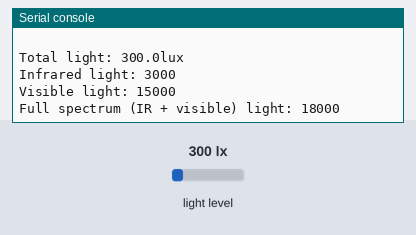
A program run on a simulated CircuitPython board. On the bench: the last lines printed to the serial console. The inputs (shaded band) are chosen by the test bench; at power-on: light level 300 lx.

Above: at 1.2 s.
1.3 s: light level set to 40 lx
At 2.6 s:
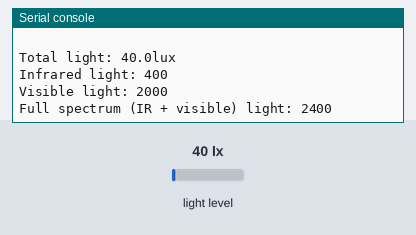
2.8 s: light level set to 500 lx
At 3.5 s:
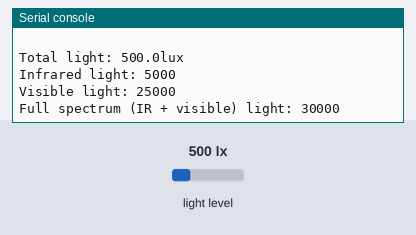
Timing chart, 0 to 5.8 s (numbered marks = the images above; inputs shaded):
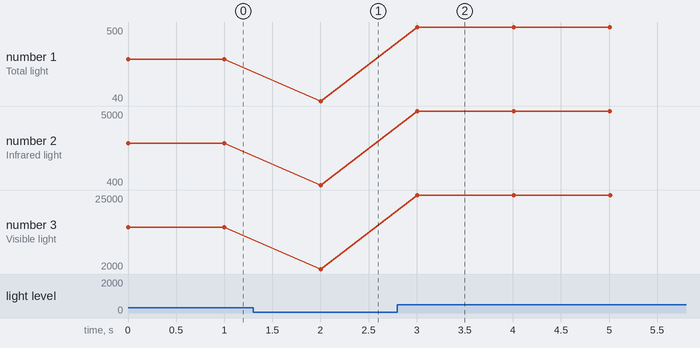

Measured:
- after the input at 1.3 s, the serial console: prints a new line after 0.70 s (image 1)
- after the input at 2.8 s, the serial console: prints a new line after 0.21 s (image 2)
- plotted number 1: 300 → 40 after the input at 1.3 s, 40 → 500 after the input at 2.8 s
- plotted number 2: 3000 → 400 after the input at 1.3 s, 400 → 5000 after the input at 2.8 s
- plotted number 3: 15000 → 2000 after the input at 1.3 s, 2000 → 25000 after the input at 2.8 s

The program:

code.py
```python
# Simple demo of the TSL2591 sensor.  Will print the detected light value
# every second.
import time

import board
import busio

import adafruit_tsl2591

# Initialize the I2C bus.
i2c = busio.I2C(board.SCL, board.SDA)

# Initialize the sensor.
sensor = adafruit_tsl2591.TSL2591(i2c)

# You can optionally change the gain and integration time:
#sensor.gain = adafruit_tsl2591.GAIN_LOW (1x gain)
#sensor.gain = adafruit_tsl2591.GAIN_MED (25x gain, the default)
#sensor.gain = adafruit_tsl2591.GAIN_HIGH (428x gain)
#sensor.gain = adafruit_tsl2591.GAIN_MAX (9876x gain)
#sensor.integration_time = adafruit_tsl2591.INTEGRATIONTIME_100MS (100ms, default)
#sensor.integration_time = adafruit_tsl2591.INTEGRATIONTIME_200MS (200ms)
#sensor.integration_time = adafruit_tsl2591.INTEGRATIONTIME_300MS (300ms)
#sensor.integration_time = adafruit_tsl2591.INTEGRATIONTIME_400MS (400ms)
#sensor.integration_time = adafruit_tsl2591.INTEGRATIONTIME_500MS (500ms)
#sensor.integration_time = adafruit_tsl2591.INTEGRATIONTIME_600MS (600ms)

# Read the total lux, IR, and visible light levels and print it every second.
while True:
    # Read and calculate the light level in lux.
    lux = sensor.lux
    print('\nTotal light: {0}lux'.format(lux))
    # You can also read the raw infrared and visible light levels.
    # These are unsigned, the higher the number the more light of that type.
    # There are no units like lux.
    # Infrared levels range from 0-65535 (16-bit)
    infrared = sensor.infrared
    print('Infrared light: {0}'.format(infrared))
    # Visible-only levels range from 0-2147483647 (32-bit)
    visible = sensor.visible
    print('Visible light: {0}'.format(visible))
    # Full spectrum (visible + IR) also range from 0-2147483647 (32-bit)
    full_spectrum = sensor.full_spectrum
    print('Full spectrum (IR + visible) light: {0}'.format(full_spectrum))
    time.sleep(1.0)
```
